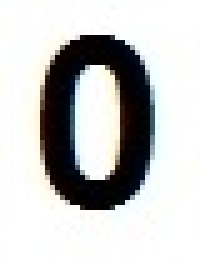
#> input picture chaincode+kodebelok/img/0_arial.jpg, 40 x 52 px (shown 5 times larger)
$ python chaincode.py   (Python 2 division)   (older library calls are emulated)
#> lines starting #> are read from the running program, lines starting #| are printed output that depends on the picture; after the words box and inside, x2 and y2 are one past the last pixel; in counts of white or black regions, pixels touching at a corner belong together
from scipy import misc
import numpy as np
import matplotlib.pyplot as plt
import copy

img = misc.imread('img/0_arial.jpg')
#> img is the input picture: shape (52, 40, 3); mean R, G, B 196.4, 196.7, 196
#bw = np.zeros((img.shape[0],img.shape[1]))


bwim = (0.2989 * img[:,:,0] + 0.587 * img[:,:,1] + 0.114 * img[:,:,2]).astype(np.uint8) #grayscale
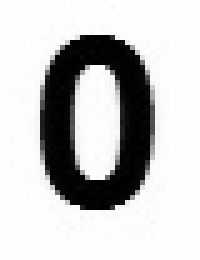
#> bwim: shape (52, 40) (shown 5 times larger); min 0, max 254, mean 196

binary =  bwim < 128 #blackwhite
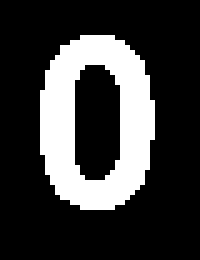
#> binary: shape (52, 40) bool (shown 5 times larger); 23.1% white; 1 white region, box (x1, y1, x2, y2) and area: (8, 7, 31, 42) 480


bw = np.argwhere(binary)[0] #return index dari array hasil dari operasi boolean/ index dimana bwim < 128 rubah jadi list biasa
#> bw = [7, 16]

b = (bw - (0,1)).tolist()
#> b = [7, 15]
firstpix = bw.tolist()
#> firstpix = [7, 16]

alphanumeric = ['A', 'B', 'C', 'D', 'E', 'F', 'G', 'H', 'I', 'J', 'K', 'L', 'M',
'N', 'O', 'P', 'Q', 'R', 'S', 'T', 'U', 'V', 'W', 'X', 'Y', 'Z', '0','1', '2',
'3', '4', '5', '6', '7', '8', '9']


# [184 lines left out: functions getDirection, getIndex, getChaincode, KodeBelok, levenshtein, classify and 1 more, not called in this run]
#
# def rd(content):
#     with open('/Users/dhikanbiya/Dropbox/Kuliah/IF_semester_1/Pattern Recognation/IF5181/chaincode+kodebelok/kamus','r') as f:
#         raw = f.read().split('\n')


if __name__ == '__main__':
#> (the run stopped early here; a loop or call above may not have finished)

$ run again, with chaincode+kodebelok/img/A_arial.jpg copied over chaincode+kodebelok/img/0_arial.jpg
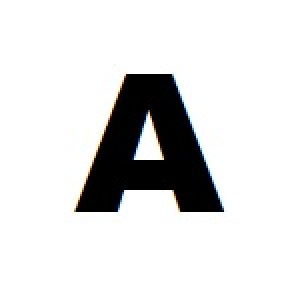
#> input picture chaincode+kodebelok/img/A_arial.jpg, 146 x 144 px (shown 2 times larger)
#> img is the input picture: shape (144, 146, 3); mean R, G, B 220, 220, 220
#> `binary =  bwim < 128`:
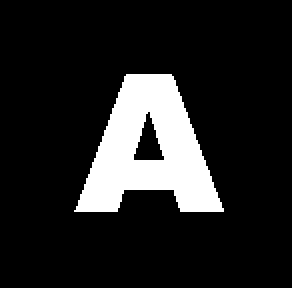
#> binary: shape (144, 146) bool (shown 2 times larger); 13.7% white; 1 white region, box (x1, y1, x2, y2) and area: (37, 37, 112, 106) 2888
#> bw = [37, 63]
#> b = [37, 62]
#> firstpix = [37, 63]

$ run again, with chaincode+kodebelok/img/Numeric.jpg copied over chaincode+kodebelok/img/0_arial.jpg
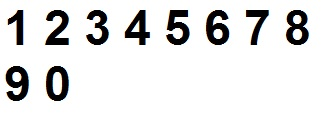
#> input picture chaincode+kodebelok/img/Numeric.jpg, 325 x 120 px
#> img is the input picture: shape (120, 325, 3); mean R, G, B 226.4, 226.4, 226.3
#> `bwim = (0.2989 * img[:,:,0] + 0.587 * img[:,:,1] + 0.114 * img[:,:,2])..`:
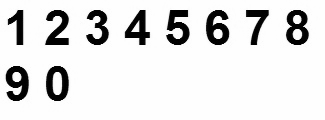
#> bwim: shape (120, 325); min 0, max 254, mean 225.6
#> `binary =  bwim < 128`:
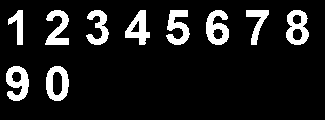
#> binary: shape (120, 325) bool; 11.2% white; 10 white regions, largest, box (x1, y1, x2, y2) and area: (206, 10, 229, 45) 509, (6, 66, 29, 101) 508, (166, 10, 190, 45) 486
#> bw = [10, 18]
#> b = [10, 17]
#> firstpix = [10, 18]
